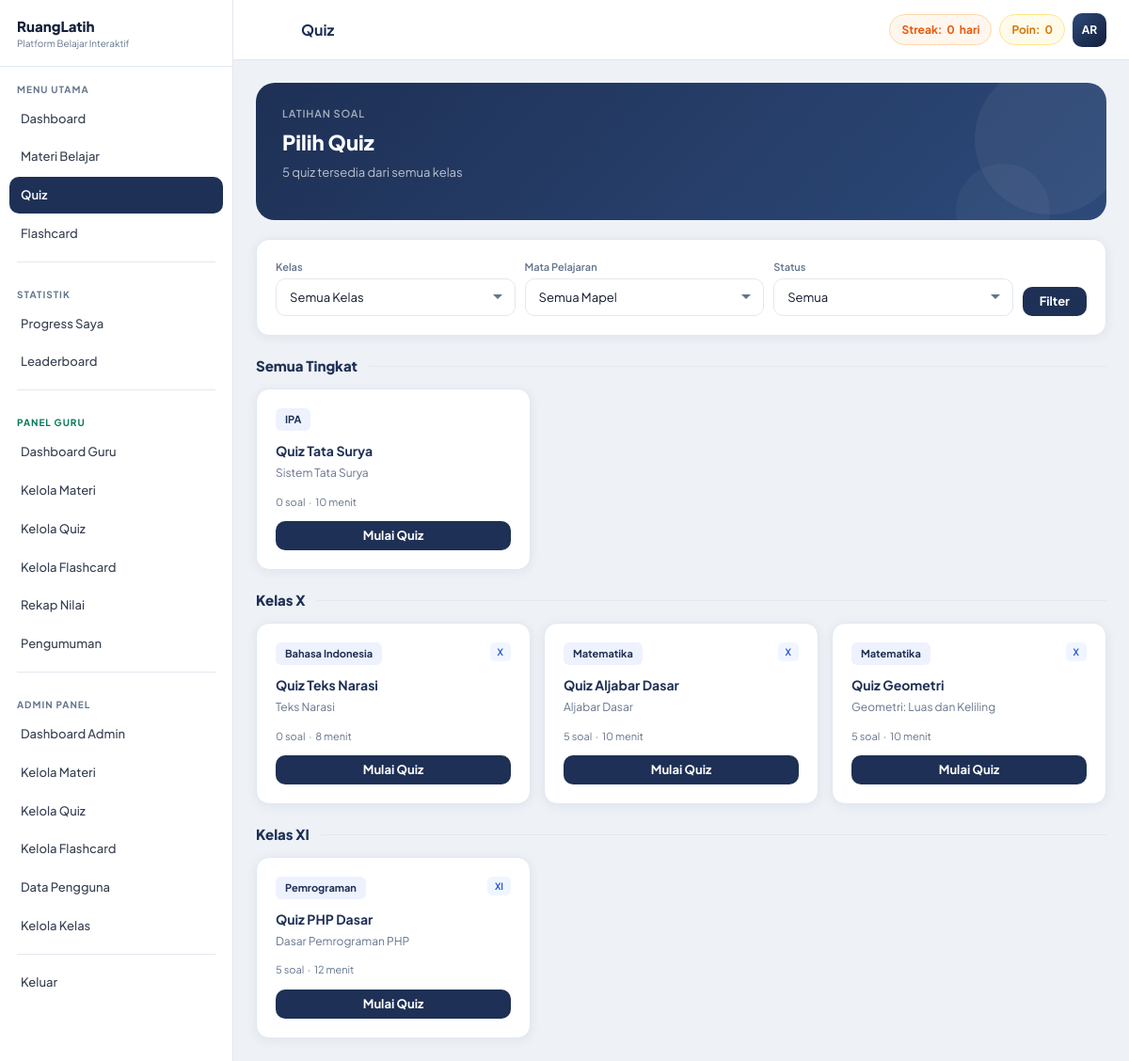
Page /pages/quiz.php (signed in) on the committed database.
### tables this page shows
CREATE TABLE users (
    id          INT AUTO_INCREMENT PRIMARY KEY,
    name        VARCHAR(100) NOT NULL,
    email       VARCHAR(150) UNIQUE NOT NULL,
    password    VARCHAR(255) NOT NULL,
    role        ENUM('user','admin','guru') DEFAULT 'user',
    nisn        VARCHAR(10)  DEFAULT NULL COMMENT '10 digit Nomor Induk Siswa Nasional',
    no_absen    TINYINT UNSIGNED DEFAULT NULL COMMENT 'Nomor absen di kelas',
    kelas       VARCHAR(30)  DEFAULT NULL  COMMENT 'Contoh: X IPA 1, XI RPL 2',
    avatar      VARCHAR(255) DEFAULT NULL,
    total_points INT DEFAULT 0,
    streak      INT DEFAULT 0,
    last_active DATE DEFAULT NULL,
    created_at  TIMESTAMP DEFAULT CURRENT_TIMESTAMP
);

CREATE TABLE quizzes (
    id               INT AUTO_INCREMENT PRIMARY KEY,
    material_id      INT NOT NULL,
    title            VARCHAR(200) NOT NULL,
    description      TEXT,
    duration_minutes INT DEFAULT 10,
    created_at       TIMESTAMP DEFAULT CURRENT_TIMESTAMP,
    FOREIGN KEY (material_id) REFERENCES materials(id) ON DELETE CASCADE
);

CREATE TABLE materials (
    id          INT AUTO_INCREMENT PRIMARY KEY,
    category_id INT NOT NULL,
    title       VARCHAR(200) NOT NULL,
    content     LONGTEXT NOT NULL,
    kelas       VARCHAR(30)  DEFAULT 'Semua' COMMENT 'Semua | X | XI | XII | X IPA 1 | dst',
    thumbnail   VARCHAR(255) DEFAULT NULL,
    created_at  TIMESTAMP DEFAULT CURRENT_TIMESTAMP,
    FOREIGN KEY (category_id) REFERENCES categories(id) ON DELETE CASCADE
);

CREATE TABLE categories (
    id         INT AUTO_INCREMENT PRIMARY KEY,
    name       VARCHAR(100) NOT NULL,
    icon       VARCHAR(50)  DEFAULT 'books' COMMENT 'Nama ikon Tabler Icons, misal: calculator, microscope',
    color      VARCHAR(50)  DEFAULT 'blue',
    created_at TIMESTAMP DEFAULT CURRENT_TIMESTAMP
);

### includes/functions.php (called while the page is built, shortened)
<?php
function getCurrentUser() {
    $db = getDB(); $id = (int)$_SESSION['user_id'];
    $r  = $db->query("SELECT * FROM users WHERE id=$id LIMIT 1");
    return $r ? $r->fetch_assoc() : null;
}
function getInitials($name) {
    $w=explode(' ',trim($name)); $i='';
    foreach(array_slice($w,0,2) as $word) $i.=strtoupper(substr($word,0,1));
    return $i;
}

### pages/quiz.php (the view, shortened to what this page needs)
<?php
require_once __DIR__ . '/../includes/functions.php';
$user = getCurrentUser(); $db = getDB(); $uid = (int)$_SESSION['user_id'];
$pageTitle = 'Quiz';
$where = "1=1";
$quizzes = $db->query("
    SELECT q.*, m.title as mt, m.kelas as mkelas, c.name as cn,
        (SELECT COUNT(*) FROM questions    WHERE quiz_id=q.id) as qc,
        (SELECT COUNT(*) FROM quiz_results WHERE quiz_id=q.id AND user_id=$uid) as attempts,
        (SELECT MAX(score) FROM quiz_results WHERE quiz_id=q.id AND user_id=$uid) as best
    FROM quizzes q
    JOIN materials m ON q.material_id=m.id
    JOIN categories c ON m.category_id=c.id
    WHERE $where
    ORDER BY
        CASE WHEN m.kelas LIKE 'XII%' THEN 3 WHEN m.kelas LIKE 'XI%' THEN 2
             WHEN m.kelas LIKE 'X%'   THEN 1 WHEN m.kelas = 'Semua' THEN 0 ELSE 9 END ASC,
        m.kelas ASC, c.name ASC, q.title ASC
");
$allRows = []; while ($r = $quizzes->fetch_assoc()) $allRows[] = $r;
$allRows = array_values($allRows);
$total   = count($allRows);
include __DIR__ . '/../includes/header.php';
?>
<div class="page-banner">
    <div class="pb-label">Latihan Soal</div>
    <div class="pb-title">Pilih Quiz</div>
    <div class="pb-sub">
        <?= $total ?> quiz tersedia dari semua kelas
    </div>
</div>
<form method="GET" class="card card-pad" style="margin-bottom:16px">
    <div style="display:flex;gap:10px;flex-wrap:wrap;align-items:flex-end">
        <div style="flex:1;min-width:140px">
            <div style="font-size:11px;font-weight:600;color:var(--muted);margin-bottom:4px">Kelas</div>
            <select name="kelas" class="form-input form-select">
                <option value="">Semua Kelas</option>
            </select>
        </div>
        <div style="flex:1;min-width:150px">
            <div style="font-size:11px;font-weight:600;color:var(--muted);margin-bottom:4px">Mata Pelajaran</div>
            <select name="cat" class="form-input form-select">
                <option value="">Semua Mapel</option>
            </select>
        </div>
        <div style="flex:1;min-width:130px">
            <div style="font-size:11px;font-weight:600;color:var(--muted);margin-bottom:4px">Status</div>
            <select name="status" class="form-input form-select">
                <option value="">Semua</option>
            </select>
        </div>
        <div style="display:flex;gap:8px">
            <button type="submit" class="btn btn-navy">Filter</button>
        </div>
    </div>
</form>
<?php if (empty($allRows)): ?>
<div class="card card-pad" style="text-align:center;padding:60px 20px">
    <div style="font-weight:700;font-size:16px;color:var(--navy)">Belum ada quiz</div>
    <div style="color:var(--muted);margin-top:6px;margin-bottom:16px">Coba ubah filter di atas</div>
    <a href="quiz.php" class="btn btn-navy">Lihat Semua Quiz</a>
</div>
<?php else:
    $curTingkat = null;
    foreach ($allRows as $q):
        $done  = $q['attempts'] > 0;
        $k     = $q['mkelas'];
        if      ($k === 'Semua')            $tingkat = 'Semua Tingkat';
        elseif  (str_starts_with($k,'XII')) $tingkat = 'Kelas XII';
        elseif  (str_starts_with($k,'XI'))  $tingkat = 'Kelas XI';
        elseif  (str_starts_with($k,'X'))   $tingkat = 'Kelas X';
        else                                $tingkat = 'Lainnya';
        if ($tingkat !== $curTingkat):
            if ($curTingkat !== null) echo '</div>';
            $curTingkat = $tingkat;
?>
<div style="display:flex;align-items:center;gap:12px;margin:20px 0 12px">
    <div style="font-size:15px;font-weight:800;color:var(--navy)"><?= $tingkat ?></div>
    <div style="flex:1;height:1px;background:var(--border)"></div>
</div>
<div style="display:grid;grid-template-columns:repeat(auto-fill,minmax(280px,1fr));gap:14px">
<?php endif; ?>
<div class="card card-hover" style="padding:20px;display:flex;flex-direction:column;gap:12px">
    <div style="display:flex;align-items:start;justify-content:space-between;gap:8px">
        <span style="background:var(--navy-pale);color:var(--navy);font-size:11px;font-weight:700;padding:3px 10px;border-radius:6px">
            <?= htmlspecialchars($q['cn']) ?>
        </span>
        <div style="display:flex;flex-direction:column;align-items:flex-end;gap:3px">
            <?php if ($q['mkelas'] && $q['mkelas'] !== 'Semua'): ?>
            <span style="background:#eff6ff;color:#1d4ed8;font-size:10px;font-weight:600;padding:2px 8px;border-radius:5px">
                <?= htmlspecialchars($q['mkelas']) ?>
            </span>
            <?php endif; ?>
        </div>
    </div>
    <div>
        <div style="font-weight:700;font-size:14px;color:var(--navy);line-height:1.4;margin-bottom:4px">
            <?= htmlspecialchars($q['title']) ?>
        </div>
        <div style="font-size:12px;color:var(--muted)"><?= htmlspecialchars($q['mt']) ?></div>
    </div>
    <div style="font-size:11px;color:var(--muted)">
        <?= $q['qc'] ?> soal &nbsp;&middot;&nbsp; <?= $q['duration_minutes'] ?> menit
    </div>
    <a href="quiz-play.php?id=<?= $q['id'] ?>" class="btn btn-navy btn-full">
        <?= $done ? 'Ulangi Quiz' : 'Mulai Quiz' ?>
    </a>
</div>
    <?php endforeach;
    if ($curTingkat !== null) echo '</div>';
endif; ?>
<?php include __DIR__ . '/../includes/footer.php'; ?>

### includes/header.php (shortened to what this page needs)
<!DOCTYPE html>
<html lang="id">
<head>
<link href="https://cdn.jsdelivr.net/npm/@tabler/icons-webfont@2.40.0/tabler-icons.min.css" rel="stylesheet">
<link rel="stylesheet" href="<?= APP_URL ?>/assets/css/custom.css">
</head>
<body>
<div class="app-wrap">
<?php include __DIR__ . '/sidebar.php'; ?>
<div class="main-area">
<header class="topbar">
    <div class="topbar-left">
        <button class="topbar-menu-btn" onclick="toggleSidebar()">
        </button>
        <div class="topbar-title"><?= isset($pageTitle) ? htmlspecialchars($pageTitle) : APP_NAME ?></div>
    </div>
    <div class="topbar-right">
        <?php if ($user): ?>
        <div class="topbar-badge topbar-streak">
            Streak: <strong><?= (int)$user['streak'] ?></strong> hari
        </div>
        <div class="topbar-badge topbar-pts">
            Poin: <strong><?= number_format((int)$user['total_points']) ?></strong>
        </div>
        <div class="topbar-avatar" title="<?= htmlspecialchars($user['name']) ?>">
            <?= getInitials($user['name']) ?>
        </div>
        <?php endif; ?>
    </div>
</header>
<main class="page-content">

### assets/css/custom.css (style rules this page uses)
:root { --navy: #1e3055; --navy-dk: #131f3a; --navy-lt: #2d4a7a; --navy-pale: #eef2ff; --gold: #f59e0b; --gold-dk: #d97706; --gold-lt: #fde68a; --gold-pale: #fffbeb; --bg: #eef2f7; --white: #ffffff; --text: #0f172a; --muted: #64748b; --border: #e2e8f0; --r: 14px; --r-lg: 20px; --r-xl: 28px; --shadow: 0 2px 12px rgba(30,48,85,.07); --shadow-lg: 0 8px 32px rgba(30,48,85,.14); --sidebar-w: 248px; --topbar-h: 64px; }
*,:before,:after { box-sizing:border-box;margin:0;padding:0 }
body { font-family:'Plus Jakarta Sans',system-ui,sans-serif;background:var(--bg);color:var(--text);font-size:14px;line-height:1.6;-webkit-font-smoothing:antialiased }
a { text-decoration:none;color:inherit }
input,select,textarea,button { font-family:inherit }
.app-wrap { display:flex;min-height:100vh }
.main-area { flex:1;display:flex;flex-direction:column;margin-left:var(--sidebar-w);min-width:0;transition:margin .3s }
.topbar { background:var(--white); border-bottom:1px solid var(--border); height:var(--topbar-h);padding:0 24px; display:flex;align-items:center;justify-content:space-between; position:sticky;top:0;z-index:80; flex-shrink:0; }
.topbar-left { display:flex;align-items:center;gap:12px }
.topbar-menu-btn { background:none;border:none;cursor:pointer; width:36px;height:36px;border-radius:9px; display:flex;align-items:center;justify-content:center; font-size:20px;color:var(--muted); transition:background .15s; }
.topbar-title { font-weight:700;font-size:16px;color:var(--navy) }
.topbar-right { display:flex;align-items:center;gap:8px }
.topbar-badge { display:flex;align-items:center;gap:5px; padding:6px 12px;border-radius:99px;font-size:12px;font-weight:700; }
.topbar-streak { background:#fff7ed;color:#ea580c;border:1px solid #fed7aa }
.topbar-pts { background:var(--gold-pale);color:var(--gold-dk);border:1px solid var(--gold-lt) }
.topbar-avatar { width:36px;height:36px;border-radius:10px; background:linear-gradient(135deg,var(--navy-lt),var(--navy-dk)); color:var(--white);font-weight:700;font-size:12px; display:flex;align-items:center;justify-content:center;cursor:pointer; }
.page-content { flex:1;padding:24px;animation:pgFade .25s ease }
.page-banner { background:linear-gradient(135deg,var(--navy) 0%,var(--navy-lt) 100%); border-radius:var(--r-lg);padding:24px 28px; color:var(--white);margin-bottom:20px; position:relative;overflow:hidden; }
.page-banner::before { content:'';position:absolute;right:-20px;top:-20px; width:160px;height:160px;border-radius:50%; background:rgba(255,255,255,.05); }
.page-banner::after { content:'';position:absolute;right:60px;bottom:-40px; width:100px;height:100px;border-radius:50%; background:rgba(255,255,255,.04); }
.pb-label { font-size:11px;color:rgba(255,255,255,.6);font-weight:600;text-transform:uppercase;letter-spacing:.08em;margin-bottom:4px }
.pb-title { font-size:22px;font-weight:800;margin-bottom:4px }
.pb-sub { font-size:13px;color:rgba(255,255,255,.7);margin-bottom:16px }
.btn { display:inline-flex;align-items:center;gap:7px;padding:9px 18px;border-radius:10px;font-size:13px;font-weight:700;border:none;cursor:pointer;transition:all .15s;line-height:1 }
.btn-navy { background:var(--navy);color:var(--white) }
.btn-full { width:100%;justify-content:center }
.card { background:var(--white);border-radius:var(--r);border:1px solid var(--border);box-shadow:var(--shadow);overflow:hidden }
.card-pad { padding:20px }
.card-hover { transition:transform .2s,box-shadow .2s;cursor:pointer }
.form-input { width:100%;padding:10px 14px; border:1.5px solid var(--border);border-radius:10px; font-size:13px;color:var(--text);background:var(--white); transition:border-color .15s,box-shadow .15s;outline:none; }
.form-select { appearance:none;background-repeat:no-repeat;background-position:right 12px center;padding-right:36px }

### rows in the picture
users: streak "0", total_points "0", name "AR"
quizzes: material.kelas "Semua Tingkat", categories.name "IPA", title "Quiz Tata Surya", material.title "Sistem Tata Surya", qc "0", duration_minutes "10"
quizzes: material.kelas "Kelas X", categories.name "Bahasa Indonesia", material.kelas "X", title "Quiz Teks Narasi", material.title "Teks Narasi", qc "0", duration_minutes "8"
quizzes: categories.name "Matematika", material.kelas "X", title "Quiz Aljabar Dasar", material.title "Aljabar Dasar", qc "5", duration_minutes "10"
quizzes: categories.name "Matematika", material.kelas "X", title "Quiz Geometri", material.title "Geometri: Luas dan Keliling", qc "5", duration_minutes "10"
quizzes: material.kelas "Kelas XI", categories.name "Pemrograman", material.kelas "XI", title "Quiz PHP Dasar", material.title "Dasar Pemrograman PHP", qc "5", duration_minutes "12"

### other values in the picture
$pageTitle "Quiz"
$total "5"
